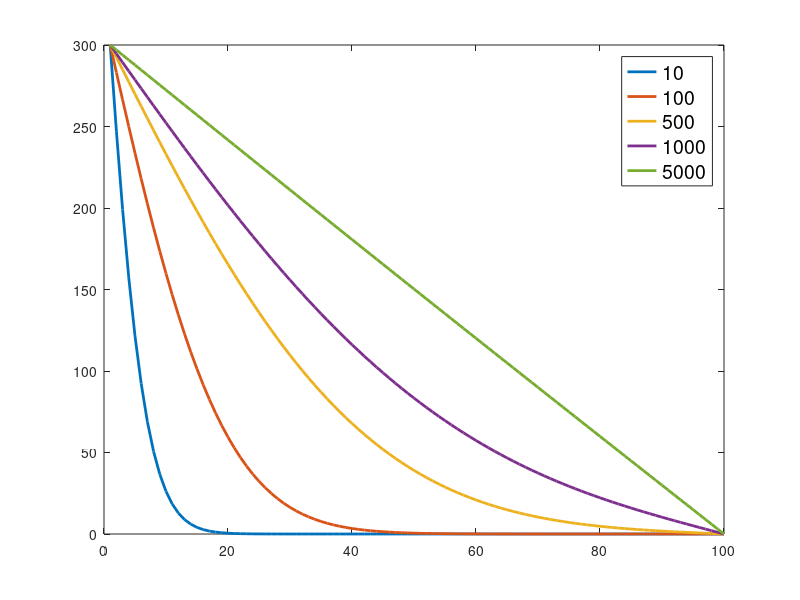

MATLAB code for this plot:
%% 1D heat flow, steady conditions

n=100; % we divide rode on several parts >> 1mm

Tl=300; % 300 Kelvins (left hand site)
T=zeros(n,1);
%first element has the same temperature as is Tl 
T(1,1)=Tl; % 300 Kelvins

%% first iteration
for i=2:(n-1) % last element has T=0K
    T(i,1)=(T(i-1,1)+T(i+1,1))/2;
end

%first iteration 150 = (300+0)/2
% T =
%1  300.0000
%2  150.0000
%3   75.0000
%4   37.5000
%5   18.7500
%6    9.3750
%7    4.6875
%8    2.3438
%...

%% second iteration
T=zeros(n,1); % zero Kelvin
T(1,1)=Tl; % 300 Kelvins
for iter=1:2    % two iteration
    for i=2:(n-1)
        T(i,1)=(T(i-1,1)+T(i+1,1))/2;
    end
end
% second iteration (300+75)/2 = 187.5
% T =
%   300.0000
%   187.5000
%   112.5000
%    65.6250
%    37.5000
%    21.0938
%    11.7188
%     6.4453

%%
%How much is T(2,1) after 10, 100, 1000 iterations?
T=zeros(n,1);
T(1,1)=Tl; % 300 Kelvins
for iter=1:10    % numb. of iterations
    for i=2:(n-1)
        T(i,1)=(T(i-1,1)+T(i+1,1))/2;
    end
    fprintf('%4i  %10.6f\n',iter,T(2,1)) % second element
end

% % How mwany steps are needed to obtain constant gradient >> linear relation?
% % number of iteartions "presenet" the time elapse.

% %% plot T after 100 1000 10000 100000 and 1000000 iterartion

Tsave=NaN(n,5); % save solution for 100 1000 10000 100000 and 1000000 iterartion

T=zeros(n,1);
T(1,1)=Tl; % 300 Kelvins
for iter=1:5000    % num. of iterations
    for i=2:(n-1)
        T(i,1)=(T(i-1,1)+T(i+1,1))/2;
    end
    if iter==10;Tsave(:,1)=T;end
    if iter==100;Tsave(:,2)=T;end
    if iter==500;Tsave(:,3)=T;end
    if iter==1000;Tsave(:,4)=T;end
    if iter==5000;Tsave(:,5)=T;end
end

% %% plot
plot(Tsave,'LineWidth',2)
% ax=gca; % Get handle to current axis.
% %xlim([-0.1 3.2])
% %ylim([-1.2 1.2]) % Y axis limit
% ax.XAxis.FontSize = 16; % font size of X axis
% ax.YAxis.FontSize = 16; % font size of Y axis
% %ytickformat('%.2f'); % two decimal placaes for number as Y axis
% ylabel('Temperature','FontSize',18); % label at Y axis
% xlabel('Rode length','FontSize',18); % abel at X axis, see \alpha !!!

legend('10','100','500','1000','5000','FontSize',14)

% saveas(gcf,'heat1Dsteady.png')